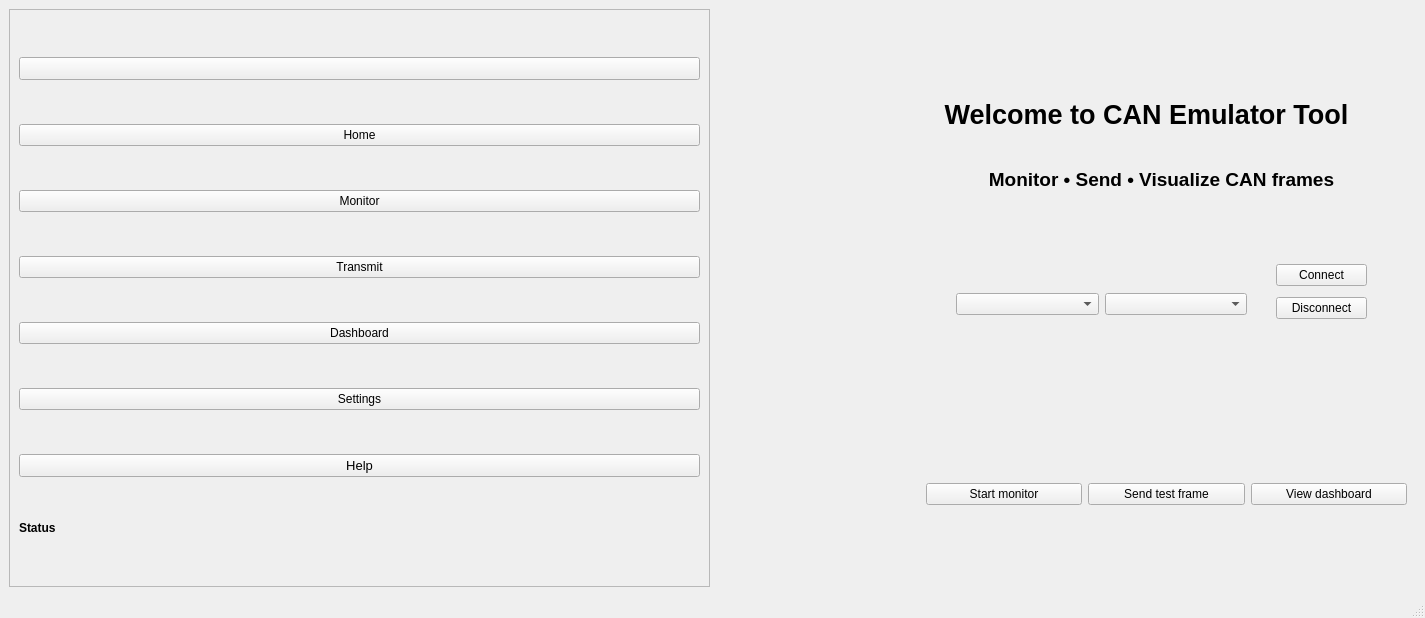
<?xml version="1.0" encoding="UTF-8"?>
<ui version="4.0">
 <class>HomeWindow</class>
 <widget class="QMainWindow" name="HomeWindow">
  <property name="geometry">
   <rect>
    <x>0</x>
    <y>0</y>
    <width>1425</width>
    <height>618</height>
   </rect>
  </property>
  <property name="windowTitle">
   <string>HomeWindow</string>
  </property>
  <widget class="QWidget" name="centralwidget">
   <layout class="QHBoxLayout" name="horizontalLayout">
    <item>
     <widget class="QFrame" name="sidebarFrame">
      <property name="sizePolicy">
       <sizepolicy hsizetype="Expanding" vsizetype="Expanding">
        <horstretch>0</horstretch>
        <verstretch>0</verstretch>
       </sizepolicy>
      </property>
      <property name="frameShape">
       <enum>QFrame::Shape::StyledPanel</enum>
      </property>
      <property name="frameShadow">
       <enum>QFrame::Shadow::Raised</enum>
      </property>
      <layout class="QVBoxLayout" name="verticalLayout">
       <item>
        <widget class="QPushButton" name="toggleSidebarButton">
         <property name="font">
          <font>
           <pointsize>10</pointsize>
           <bold>false</bold>
          </font>
         </property>
         <property name="text">
          <string/>
         </property>
        </widget>
       </item>
       <item>
        <widget class="QPushButton" name="navHomeButton">
         <property name="text">
          <string>Home</string>
         </property>
        </widget>
       </item>
       <item>
        <widget class="QPushButton" name="navMonitorButton">
         <property name="text">
          <string>Monitor</string>
         </property>
        </widget>
       </item>
       <item>
        <widget class="QPushButton" name="navTransmitButton">
         <property name="text">
          <string>Transmit</string>
         </property>
        </widget>
       </item>
       <item>
        <widget class="QPushButton" name="navDashboardButton">
         <property name="text">
          <string>Dashboard</string>
         </property>
        </widget>
       </item>
       <item>
        <widget class="QPushButton" name="navSettingsButton">
         <property name="text">
          <string>Settings</string>
         </property>
        </widget>
       </item>
       <item>
        <widget class="QPushButton" name="navHelpButton">
         <property name="font">
          <font>
           <pointsize>10</pointsize>
           <bold>false</bold>
          </font>
         </property>
         <property name="text">
          <string>Help</string>
         </property>
        </widget>
       </item>
       <item>
        <widget class="QLabel" name="statusLabel">
         <property name="sizePolicy">
          <sizepolicy hsizetype="Preferred" vsizetype="Fixed">
           <horstretch>0</horstretch>
           <verstretch>0</verstretch>
          </sizepolicy>
         </property>
         <property name="font">
          <font>
           <bold>true</bold>
          </font>
         </property>
         <property name="text">
          <string>Status</string>
         </property>
        </widget>
       </item>
      </layout>
     </widget>
    </item>
    <item>
     <widget class="QStackedWidget" name="stackedWidget">
      <property name="sizePolicy">
       <sizepolicy hsizetype="Expanding" vsizetype="Expanding">
        <horstretch>0</horstretch>
        <verstretch>0</verstretch>
       </sizepolicy>
      </property>
      <property name="currentIndex">
       <number>0</number>
      </property>
      <widget class="QWidget" name="homePage">
       <widget class="QLabel" name="titleWelcome">
        <property name="geometry">
         <rect>
          <x>180</x>
          <y>60</y>
          <width>501</width>
          <height>91</height>
         </rect>
        </property>
        <property name="font">
         <font>
          <pointsize>20</pointsize>
          <bold>true</bold>
         </font>
        </property>
        <property name="text">
         <string>Welcome to CAN Emulator Tool</string>
        </property>
        <property name="alignment">
         <set>Qt::AlignmentFlag::AlignCenter</set>
        </property>
       </widget>
       <widget class="QLabel" name="subtitleWelcome">
        <property name="geometry">
         <rect>
          <x>230</x>
          <y>140</y>
          <width>431</width>
          <height>61</height>
         </rect>
        </property>
        <property name="font">
         <font>
          <pointsize>14</pointsize>
          <bold>true</bold>
         </font>
        </property>
        <property name="text">
         <string>Monitor • Send • Visualize CAN frames</string>
        </property>
        <property name="alignment">
         <set>Qt::AlignmentFlag::AlignCenter</set>
        </property>
       </widget>
       <widget class="QWidget" name="">
        <property name="geometry">
         <rect>
          <x>560</x>
          <y>250</y>
          <width>91</width>
          <height>67</height>
         </rect>
        </property>
        <layout class="QVBoxLayout" name="verticalLayout_2">
         <item>
          <widget class="QPushButton" name="connectButton">
           <property name="text">
            <string>Connect</string>
           </property>
          </widget>
         </item>
         <item>
          <widget class="QPushButton" name="disconnectButton">
           <property name="text">
            <string>Disconnect</string>
           </property>
          </widget>
         </item>
        </layout>
       </widget>
       <widget class="QWidget" name="">
        <property name="geometry">
         <rect>
          <x>210</x>
          <y>470</y>
          <width>481</width>
          <height>31</height>
         </rect>
        </property>
        <layout class="QHBoxLayout" name="horizontalLayout_2">
         <item>
          <widget class="QPushButton" name="navMonitorButton_2">
           <property name="text">
            <string>Start monitor</string>
           </property>
          </widget>
         </item>
         <item>
          <widget class="QPushButton" name="navTransmitButton_2">
           <property name="text">
            <string>Send test frame</string>
           </property>
          </widget>
         </item>
         <item>
          <widget class="QPushButton" name="navDashboardButton_2">
           <property name="text">
            <string>View dashboard</string>
           </property>
          </widget>
         </item>
        </layout>
       </widget>
       <widget class="QWidget" name="">
        <property name="geometry">
         <rect>
          <x>240</x>
          <y>280</y>
          <width>291</width>
          <height>30</height>
         </rect>
        </property>
        <layout class="QHBoxLayout" name="horizontalLayout_3">
         <item>
          <widget class="QComboBox" name="labelComPort"/>
         </item>
         <item>
          <widget class="QComboBox" name="labelBaud">
           <property name="editable">
            <bool>false</bool>
           </property>
          </widget>
         </item>
        </layout>
       </widget>
      </widget>
      <widget class="QWidget" name="monitorPage"/>
      <widget class="QWidget" name="transmitPage"/>
      <widget class="QWidget" name="dashboardPage"/>
     </widget>
    </item>
   </layout>
  </widget>
  <widget class="QStatusBar" name="statusbar"/>
 </widget>
 <resources/>
 <connections/>
</ui>
